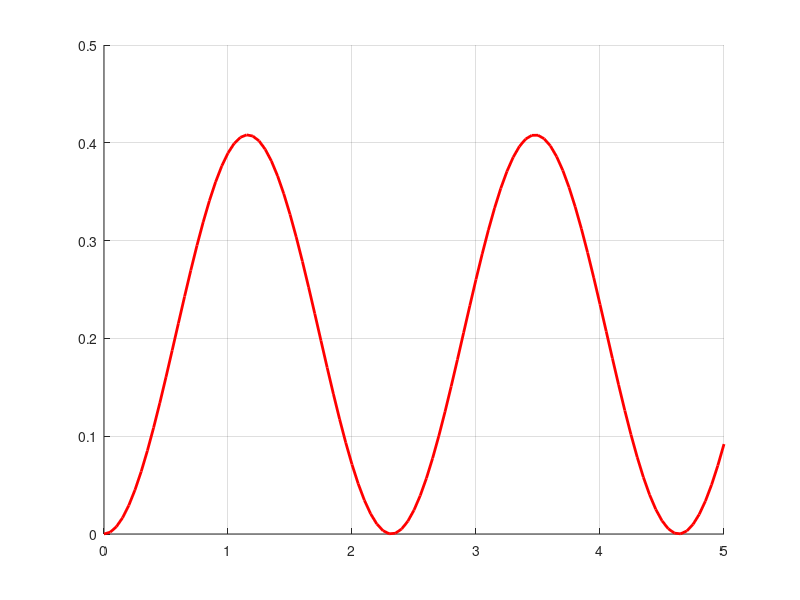

The MATLAB script that drew this image: (Note: this script raises an error after producing the figure.)
clc
clear

% I*th_dd+m*g*l/2*th=f*l

m = 1; %kg
l = 2; %m
I = 1/3*m*l^2;
g = 9.8; %m/s^2

A = [0 1;
     -m*g*l/(2*I) 0];
 
B = [0; l/I];
 
C = [1 0;
      0 1];
  
D = [0;
     0];

 
time = 0:0.05:5; 
sys = ss(A,B,C,D);
[xout, t] = step(sys,time);

% Plot the angular position and angular velocity from the step input
figure(1)
plot(t,xout(:,1),'red','LineWidth',2)
grid on
box off
ax=gca;
ax.FontSize=16;
title('Position Response')
xlabel('Time (s)','FontSize',22)
ylabel('Angle (rad)','FontSize',22)

figure(2)
plot(t,xout(:,2),'red','LineWidth',2)
grid on
box off
ax=gca;
ax.FontSize=16;
title('Velocity Response')
xlabel('Time (s)','FontSize',22)
ylabel('Angular Vel. (rad/s)','FontSize',22)

x0 = [1,1];

[output_initial, t, states]=initial(sys,x0,time);

% Plot the angular position and angular velocity from the initial
% conditions
figure(3)
plot(t,output_initial(:,1),'red','LineWidth',2)
grid on
box off
ax=gca;
ax.FontSize=16;
title('Position Response')
xlabel('Time (s)','FontSize',22)
ylabel('Angle (rad)','FontSize',22)

figure(4)
plot(t,output_initial(:,2),'red','LineWidth',2)
grid on
box off
ax=gca;
ax.FontSize=16;
title('Velocity Response')
xlabel('Time (s)','FontSize',22)
ylabel('Angular Vel. (rad/s)','FontSize',22)